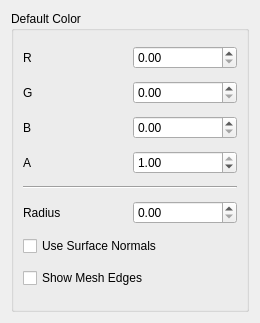
<?xml version="1.0" encoding="UTF-8"?>
<ui version="4.0">
 <class>ShowFieldVtk</class>
 <widget class="QDialog" name="ShowFieldVtk">
  <property name="geometry">
   <rect>
    <x>0</x>
    <y>0</y>
    <width>260</width>
    <height>323</height>
   </rect>
  </property>
  <property name="sizePolicy">
   <sizepolicy hsizetype="Preferred" vsizetype="Preferred">
    <horstretch>0</horstretch>
    <verstretch>0</verstretch>
   </sizepolicy>
  </property>
  <property name="minimumSize">
   <size>
    <width>260</width>
    <height>300</height>
   </size>
  </property>
  <property name="windowTitle">
   <string>ShowFieldVtk</string>
  </property>
  <layout class="QGridLayout" name="gridLayout_7">
   <item row="2" column="0">
    <widget class="QGroupBox" name="groupBox_4">
     <property name="title">
      <string>Default Color</string>
     </property>
     <layout class="QGridLayout" name="gridLayout_4">
      <item row="0" column="1">
       <widget class="QDoubleSpinBox" name="defaultColorRDoubleSpinBox_">
        <property name="maximum">
         <double>1.000000000000000</double>
        </property>
        <property name="singleStep">
         <double>0.010000000000000</double>
        </property>
       </widget>
      </item>
      <item row="0" column="0">
       <widget class="QLabel" name="label_12">
        <property name="text">
         <string>R</string>
        </property>
       </widget>
      </item>
      <item row="1" column="0">
       <widget class="QLabel" name="label_13">
        <property name="text">
         <string>G</string>
        </property>
       </widget>
      </item>
      <item row="3" column="0">
       <widget class="QLabel" name="label_23">
        <property name="text">
         <string>A</string>
        </property>
       </widget>
      </item>
      <item row="1" column="1">
       <widget class="QDoubleSpinBox" name="defaultColorGDoubleSpinBox_">
        <property name="maximum">
         <double>1.000000000000000</double>
        </property>
        <property name="singleStep">
         <double>0.010000000000000</double>
        </property>
       </widget>
      </item>
      <item row="2" column="0">
       <widget class="QLabel" name="label_14">
        <property name="text">
         <string>B</string>
        </property>
       </widget>
      </item>
      <item row="2" column="1">
       <widget class="QDoubleSpinBox" name="defaultColorBDoubleSpinBox_">
        <property name="maximum">
         <double>1.000000000000000</double>
        </property>
        <property name="singleStep">
         <double>0.010000000000000</double>
        </property>
       </widget>
      </item>
      <item row="3" column="1">
       <widget class="QDoubleSpinBox" name="defaultColorADoubleSpinBox_">
        <property name="maximum">
         <double>1.000000000000000</double>
        </property>
        <property name="singleStep">
         <double>0.100000000000000</double>
        </property>
        <property name="value">
         <double>1.000000000000000</double>
        </property>
       </widget>
      </item>
      <item row="5" column="1">
       <widget class="QDoubleSpinBox" name="RadiusSpinBox_">
        <property name="enabled">
         <bool>true</bool>
        </property>
        <property name="decimals">
         <number>2</number>
        </property>
        <property name="maximum">
         <double>100.000000000000000</double>
        </property>
        <property name="singleStep">
         <double>0.100000000000000</double>
        </property>
       </widget>
      </item>
      <item row="7" column="0" colspan="2">
       <widget class="QCheckBox" name="UseNormalCheckBox_">
        <property name="text">
         <string>Use Surface Normals</string>
        </property>
       </widget>
      </item>
      <item row="5" column="0">
       <widget class="QLabel" name="label">
        <property name="text">
         <string>Radius</string>
        </property>
       </widget>
      </item>
      <item row="4" column="0" colspan="2">
       <widget class="Line" name="line">
        <property name="orientation">
         <enum>Qt::Horizontal</enum>
        </property>
       </widget>
      </item>
      <item row="8" column="0" colspan="2">
       <widget class="QCheckBox" name="ShowEdgesCheckBox_">
        <property name="text">
         <string>Show Mesh Edges</string>
        </property>
       </widget>
      </item>
     </layout>
    </widget>
   </item>
  </layout>
 </widget>
 <resources/>
 <connections/>
</ui>
